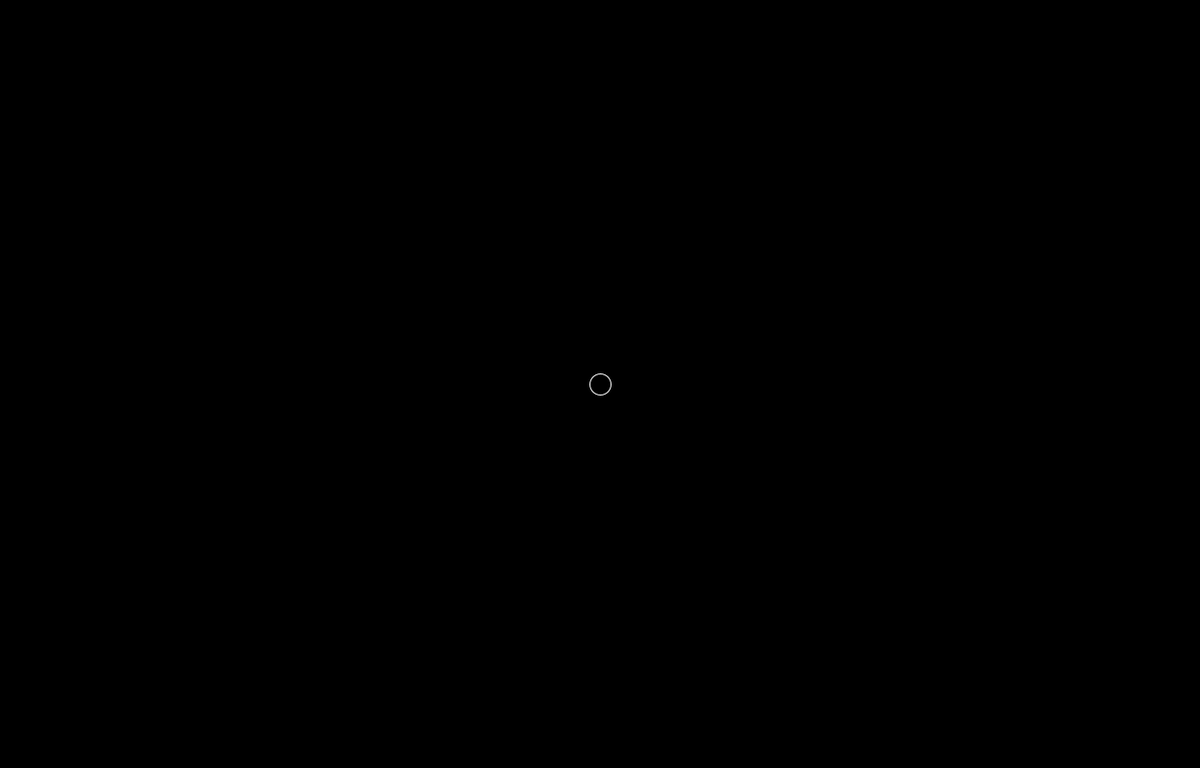
Frame 1 (no input)
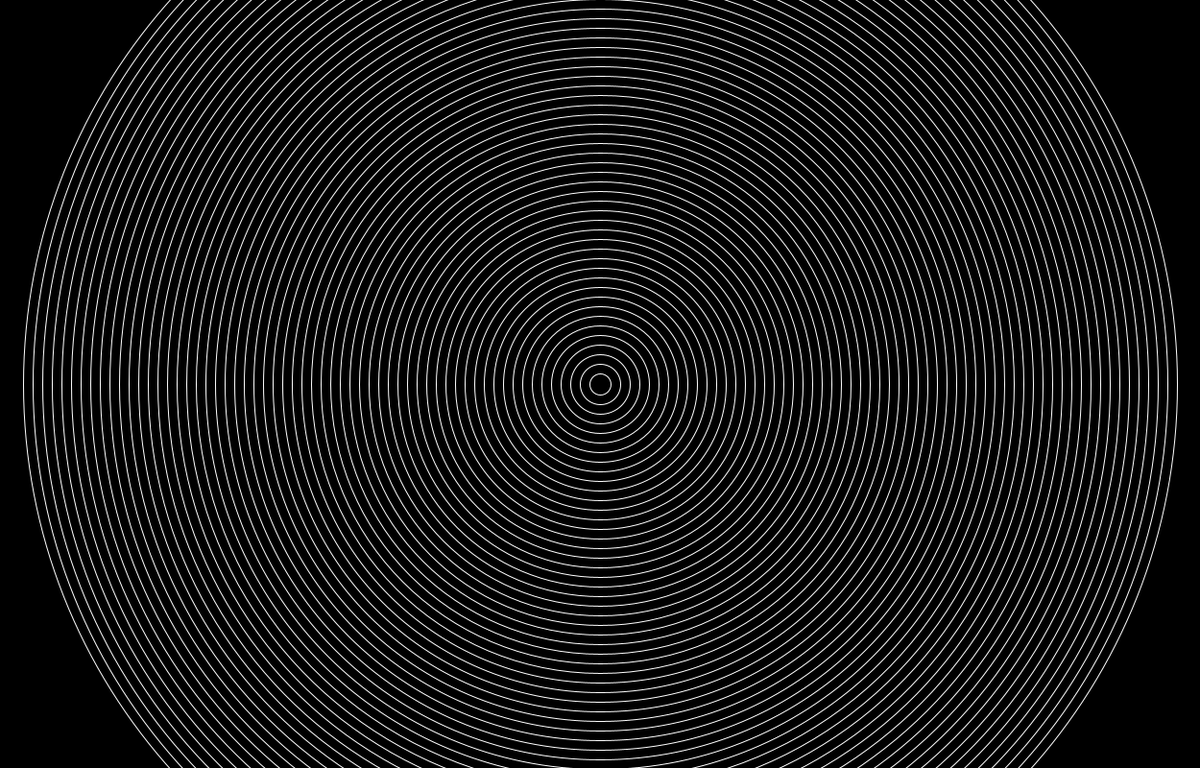
Frame 60 (the mouse pressed at the canvas centre just before this capture)
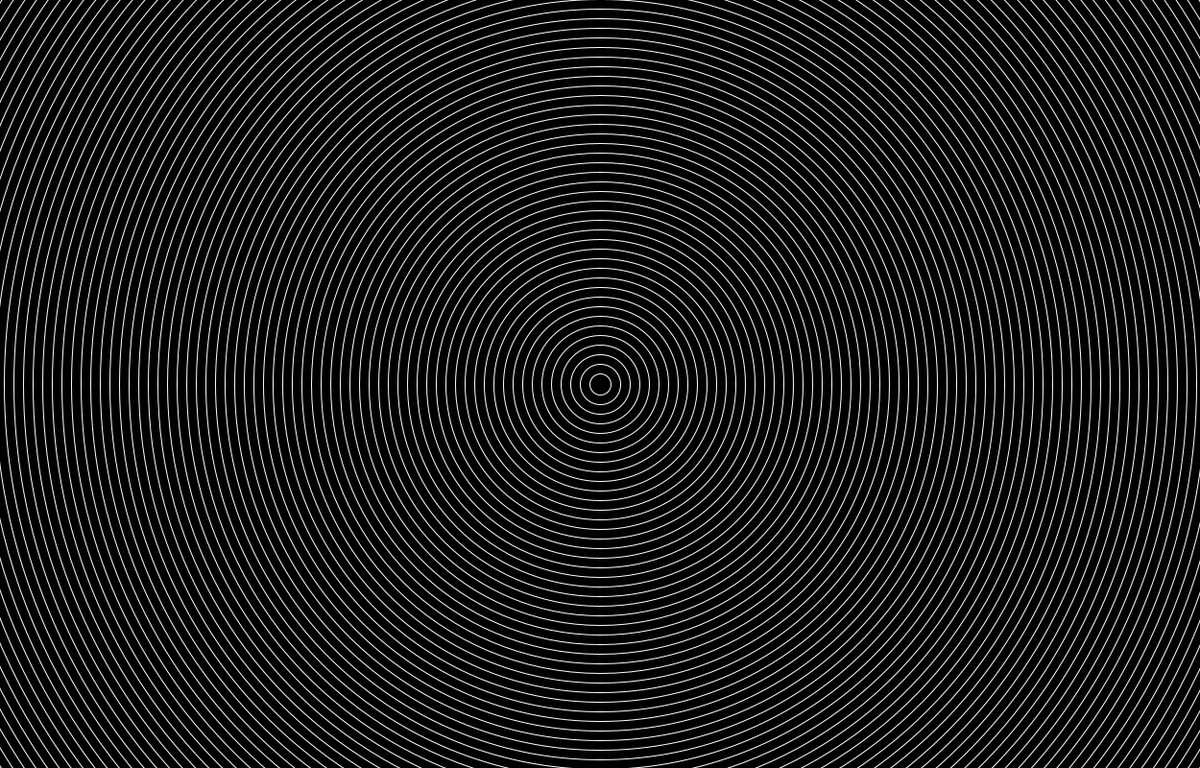
Frame 120 (the mouse held since frame 60 and released just before this capture)

The Processing sketch that drew these frames (run headless with seeded random() and noise(); from frame 60 on, the mouse is pressed at the canvas centre):

// Processing sketch: kreiseKreisekreise_gr__ererAbstand
// ── kreiseKreisekreise_gr__ererAbstand.pde
int count;
int rad; 
int x;
int y;

void setup () {
  size (1250, 800);
  background (0, 0, 0);
  stroke (255, 255, 255);
  noFill ();
  count = 0;
  rad = 2;
  x = 625;
  y = 400;
  ellipseMode(CENTER);
  
}

void draw () {
count++;
rad = rad + 20;
ellipse (x, y, rad, rad);
}
